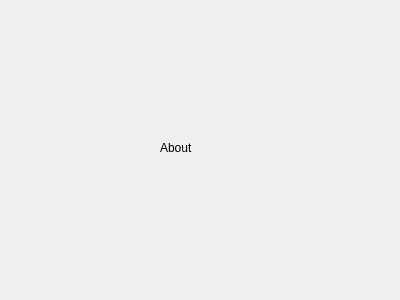
<?xml version="1.0" encoding="UTF-8"?>
<ui version="4.0">
 <class>About</class>
 <widget class="QWidget" name="About">
  <property name="geometry">
   <rect>
    <x>0</x>
    <y>0</y>
    <width>400</width>
    <height>300</height>
   </rect>
  </property>
  <property name="windowTitle">
   <string>Form</string>
  </property>
  <widget class="QLabel" name="label">
   <property name="geometry">
    <rect>
     <x>160</x>
     <y>140</y>
     <width>60</width>
     <height>16</height>
    </rect>
   </property>
   <property name="text">
    <string>About</string>
   </property>
  </widget>
 </widget>
 <resources/>
 <connections/>
</ui>
